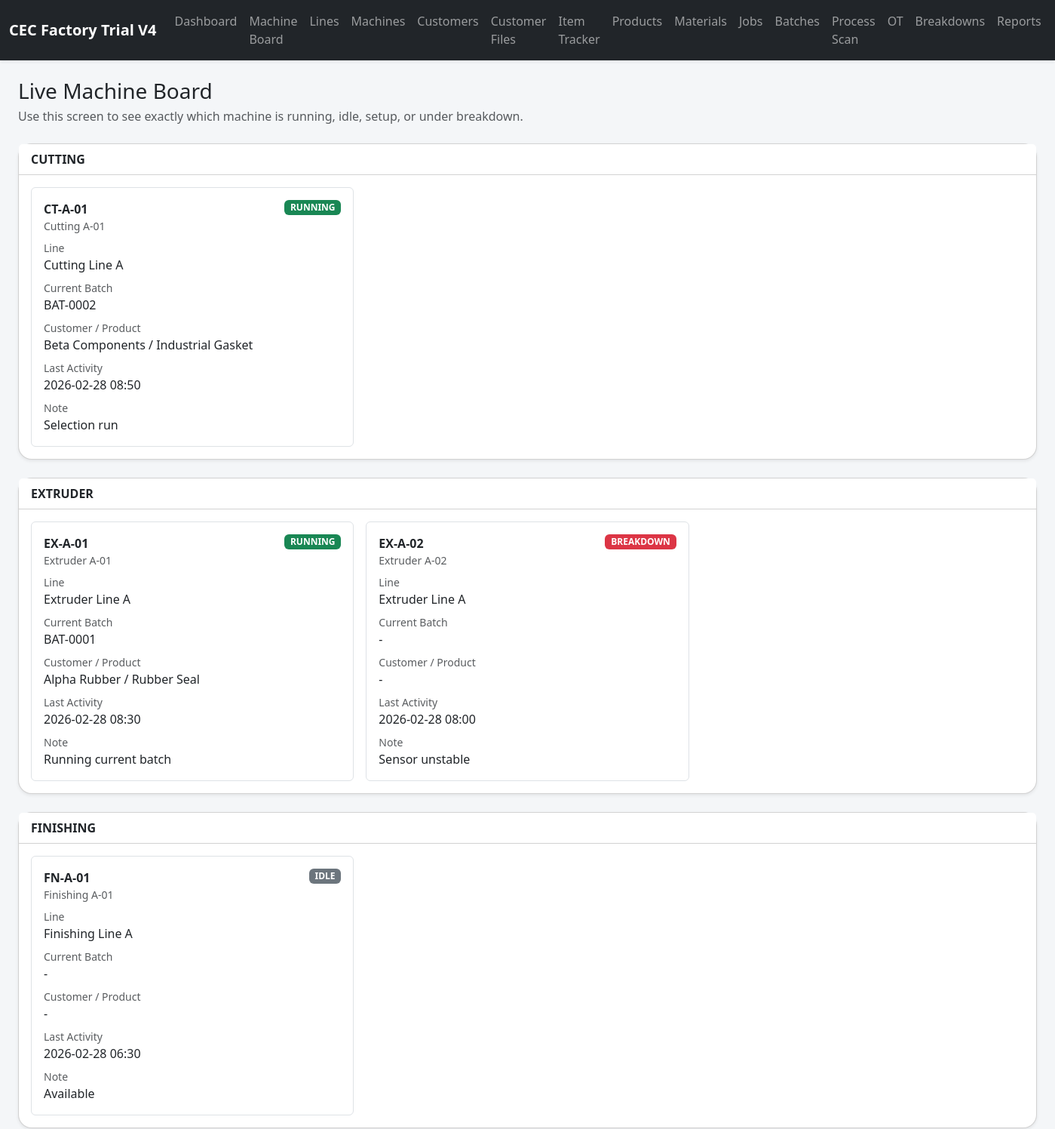
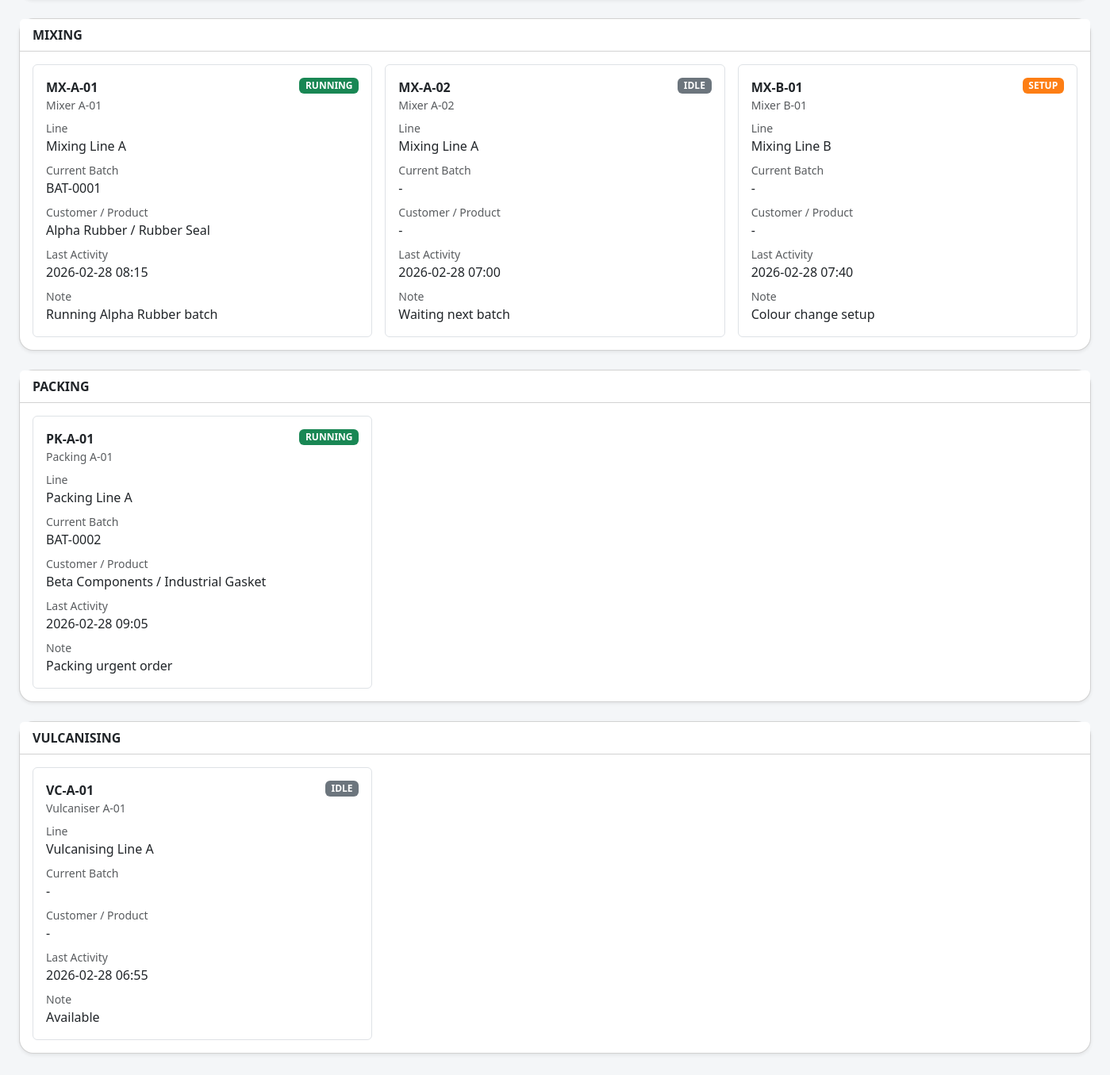
The page /machine-board on the database its author committed (2 pictures, top to bottom).
### tables this page shows
CREATE TABLE machines (
            id INTEGER PRIMARY KEY AUTOINCREMENT,
            machine_code TEXT UNIQUE NOT NULL,
            machine_name TEXT NOT NULL,
            section_name TEXT NOT NULL,
            process_name TEXT NOT NULL,
            line_id INTEGER,
            status TEXT NOT NULL DEFAULT 'IDLE',
            is_active INTEGER NOT NULL DEFAULT 1,
            last_activity_at TEXT,
            current_batch_id INTEGER,
            current_note TEXT,
            created_at TEXT NOT NULL DEFAULT CURRENT_TIMESTAMP,
            FOREIGN KEY(line_id) REFERENCES production_lines(id),
            FOREIGN KEY(current_batch_id) REFERENCES batches(id)
        );

CREATE TABLE production_lines (
            id INTEGER PRIMARY KEY AUTOINCREMENT,
            code TEXT UNIQUE NOT NULL,
            name TEXT NOT NULL,
            section_name TEXT NOT NULL,
            is_active INTEGER NOT NULL DEFAULT 1,
            created_at TEXT NOT NULL DEFAULT CURRENT_TIMESTAMP
        );

CREATE TABLE batches (
            id INTEGER PRIMARY KEY AUTOINCREMENT,
            batch_no TEXT UNIQUE NOT NULL,
            job_id INTEGER NOT NULL,
            recipe_code TEXT,
            planned_input_kg REAL NOT NULL,
            current_process TEXT NOT NULL DEFAULT 'NOT_STARTED',
            status TEXT NOT NULL DEFAULT 'OPEN',
            barcode_text TEXT NOT NULL,
            assigned_line_id INTEGER,
            created_at TEXT NOT NULL DEFAULT CURRENT_TIMESTAMP,
            FOREIGN KEY(job_id) REFERENCES jobs(id),
            FOREIGN KEY(assigned_line_id) REFERENCES production_lines(id)
        );

CREATE TABLE customers (
            id INTEGER PRIMARY KEY AUTOINCREMENT,
            code TEXT UNIQUE NOT NULL,
            name TEXT NOT NULL,
            created_at TEXT NOT NULL DEFAULT CURRENT_TIMESTAMP
        );

CREATE TABLE products (
            id INTEGER PRIMARY KEY AUTOINCREMENT,
            sku TEXT UNIQUE NOT NULL,
            name TEXT NOT NULL,
            unit TEXT NOT NULL DEFAULT 'KG',
            created_at TEXT NOT NULL DEFAULT CURRENT_TIMESTAMP
        );

### app.py (the view)
@app.route('/machine-board')
def machine_board():
    rows = get_machine_board_rows()
    grouped: dict[str, list[sqlite3.Row]] = {}
    for row in rows:
        grouped.setdefault(row['section_name'], []).append(row)
    return render_template('machine_board.html', grouped=grouped)

### app.py (called while the page is built)
def get_db() -> sqlite3.Connection:
    if 'db' not in g:
        conn = sqlite3.connect(DB_PATH)
        conn.row_factory = sqlite3.Row
        g.db = conn
    return g.db

def query_all(sql: str, params: tuple = ()) -> list[sqlite3.Row]:
    cur = get_db().execute(sql, params)
    rows = cur.fetchall()
    cur.close()
    return rows

### templates/machine_board.html
{% extends 'base.html' %}
{% block content %}
<div class="d-flex justify-content-between align-items-center mb-4 flex-wrap gap-2">
  <div>
    <h1 class="h3 mb-1">Live Machine Board</h1>
    <p class="text-muted mb-0">Use this screen to see exactly which machine is running, idle, setup, or under breakdown.</p>
  </div>
</div>
{% for section, rows in grouped.items() %}
<div class="card shadow-sm mb-4">
  <div class="card-header bg-white"><strong>{{ section }}</strong></div>
  <div class="card-body">
    <div class="row g-3">
      {% for row in rows %}
      <div class="col-md-6 col-xl-4">
        <div class="machine-tile border rounded p-3 h-100">
          <div class="d-flex justify-content-between align-items-start mb-2">
            <div>
              <div class="fw-semibold">{{ row.machine_code }}</div>
              <div class="small text-muted">{{ row.machine_name }}</div>
            </div>
            <span class="badge status-{{ row.status|lower }}">{{ row.status }}</span>
          </div>
          <div class="small text-muted">Line</div>
          <div class="mb-2">{{ row.line_name or '-' }}</div>
          <div class="small text-muted">Current Batch</div>
          <div class="mb-2">{{ row.batch_no or '-' }}</div>
          <div class="small text-muted">Customer / Product</div>
          <div class="mb-2">{{ row.customer_name or '-' }}{% if row.product_name %} / {{ row.product_name }}{% endif %}</div>
          <div class="small text-muted">Last Activity</div>
          <div class="mb-2">{{ row.last_activity_at or row.latest_scan_time or '-' }}</div>
          <div class="small text-muted">Note</div>
          <div>{{ row.current_note or '-' }}</div>
        </div>
      </div>
      {% endfor %}
    </div>
  </div>
</div>
{% else %}
<div class="alert alert-secondary">No machines found.</div>
{% endfor %}
{% endblock %}

### static/style.css (style rules this page uses)
body { background: #f4f6f8; }
.card, .machine-tile { border-radius: 18px; }
.status-running { background: #198754; }
.status-idle { background: #6c757d; }
.status-breakdown { background: #dc3545; }
.status-setup { background: #fd7e14; }

### rows shown on the page
machines: section_name "CUTTING", machine_code "CT-A-01", machine_name "Cutting A-01", status "RUNNING", name "Cutting Line A", batch_no "BAT-0002", name "Beta Components", product_name "Industrial Gasket", last_activity_at "2026-02-28 08:50", current_note "Selection run"
machines: section_name "EXTRUDER", machine_code "EX-A-01", machine_name "Extruder A-01", status "RUNNING", name "Extruder Line A", batch_no "BAT-0001", name "Alpha Rubber", product_name "Rubber Seal", last_activity_at "2026-02-28 08:30", current_note "Running current batch"
machines: machine_code "EX-A-02", machine_name "Extruder A-02", status "BREAKDOWN", name "Extruder Line A", batch_no "-", customer_name "-", last_activity_at "2026-02-28 08:00", current_note "Sensor unstable"
machines: section_name "FINISHING", machine_code "FN-A-01", machine_name "Finishing A-01", status "IDLE", name "Finishing Line A", batch_no "-", customer_name "-", last_activity_at "2026-02-28 06:30", current_note "Available"
machines: section_name "MIXING", machine_code "MX-A-01", machine_name "Mixer A-01", status "RUNNING", name "Mixing Line A", batch_no "BAT-0001", name "Alpha Rubber", product_name "Rubber Seal", last_activity_at "2026-02-28 08:15", current_note "Running Alpha Rubber batch"
machines: machine_code "MX-A-02", machine_name "Mixer A-02", status "IDLE", name "Mixing Line A", batch_no "-", customer_name "-", last_activity_at "2026-02-28 07:00", current_note "Waiting next batch"
machines: machine_code "MX-B-01", machine_name "Mixer B-01", status "SETUP", name "Mixing Line B", batch_no "-", customer_name "-", last_activity_at "2026-02-28 07:40", current_note "Colour change setup"
machines: section_name "PACKING", machine_code "PK-A-01", machine_name "Packing A-01", status "RUNNING", name "Packing Line A", batch_no "BAT-0002", name "Beta Components", product_name "Industrial Gasket", last_activity_at "2026-02-28 09:05", current_note "Packing urgent order"
machines: section_name "VULCANISING", machine_code "VC-A-01", machine_name "Vulcaniser A-01", status "IDLE", name "Vulcanising Line A", batch_no "-", customer_name "-", last_activity_at "2026-02-28 06:55", current_note "Available"
